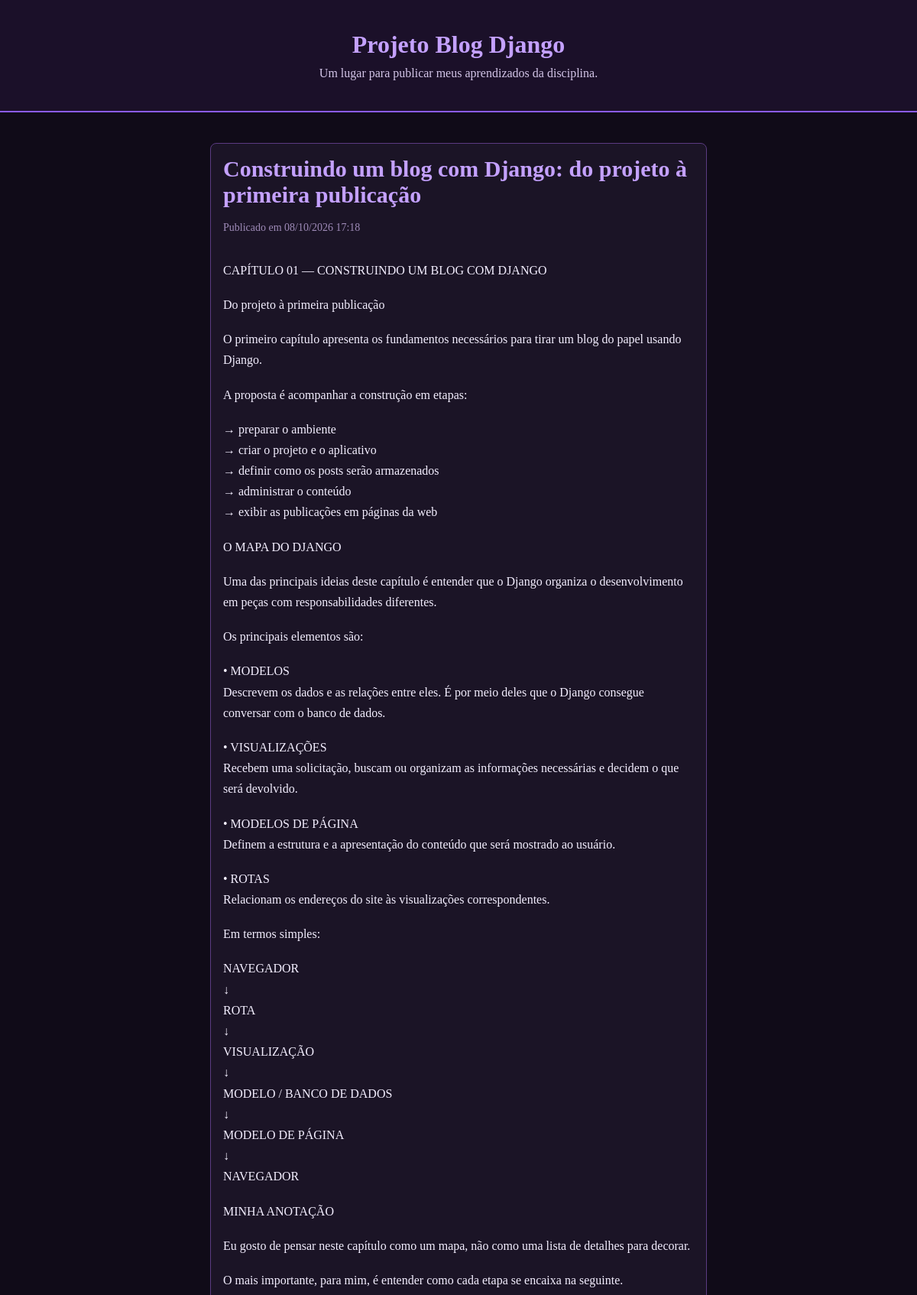
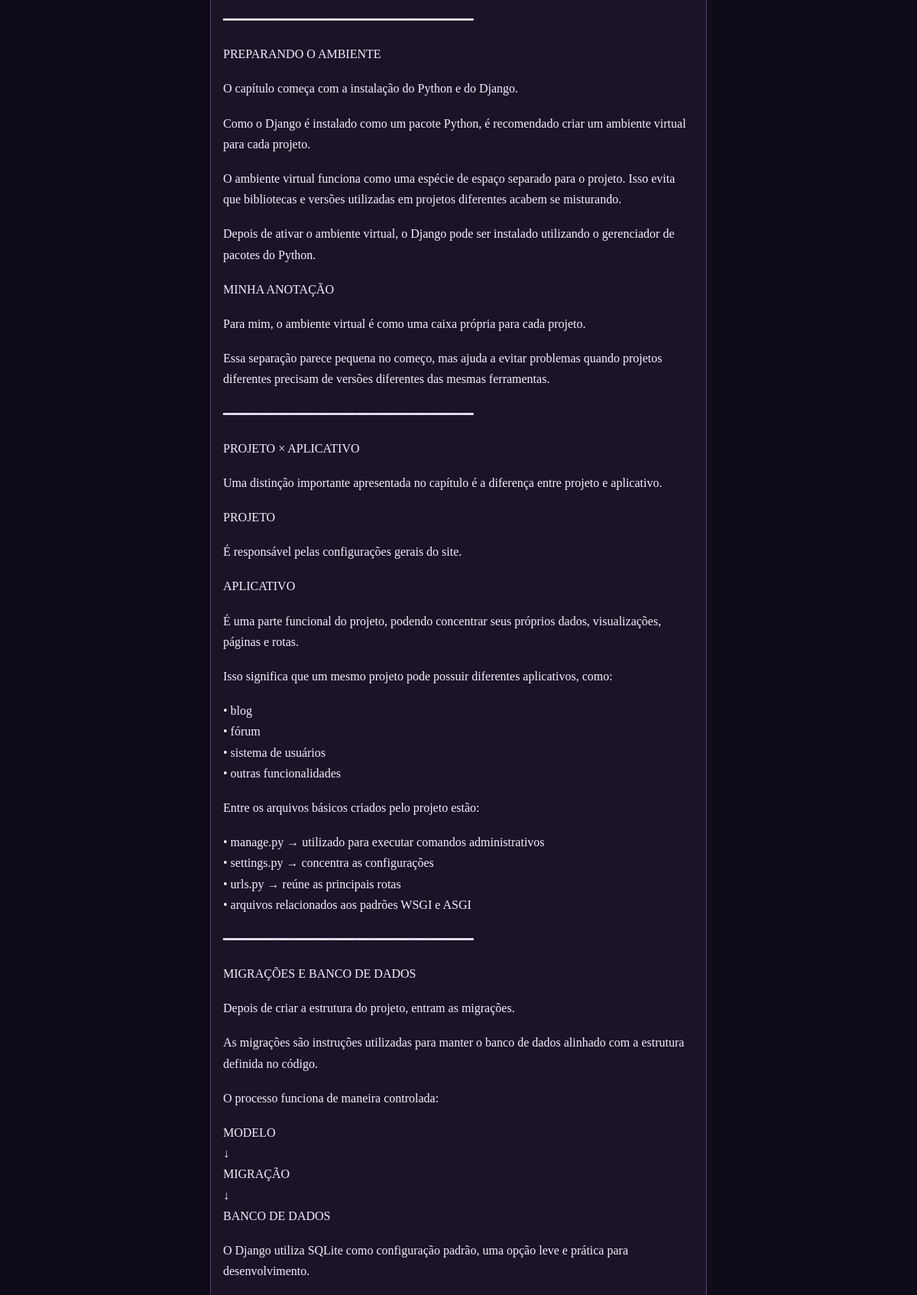
The app's page /post/1/ (upper part) with its own data (2 pictures, top to bottom).
### blog/models.py (models this page shows, shortened)
class Post(models.Model):
    titulo = models.CharField(max_length=200)
    conteudo = models.TextField()
    criado_em = models.DateTimeField(auto_now_add=True)
    atualizado_em = models.DateTimeField(auto_now=True)
    publicado = models.BooleanField(default=True)

### blog/views.py (the view)
# urls.py: path('post/<int:post_id>/', post_detalhe, name='post_detalhe'),]
def post_detalhe(request, post_id):
    post = Post.objects.get(id=post_id)
    if request.method == 'POST':
        form = ComentarioForm(request.POST)
        if form.is_valid():
            comentario = form.save(commit=False)
            comentario.post = post
            comentario.save
    else:
        form = ComentarioForm()
    return render(
        request,
        'blog/post_detalhe.html',
        {
            'post': post,
            'form': form,
        }
    )

### blog/templates/blog/post_detalhe.html (shortened to what this page needs)
{% extends 'blog/base.html' %}
{% block conteudo %}
    <article class="post-detalhe">
        <h2>{{ post.titulo }}</h2>
        <p class="data-post">
            Publicado em {{ post.criado_em|date:"d/m/Y H:i" }}
        </p>
        <div class="conteudo-post">
            {{ post.conteudo|linebreaks }}
        </div>
    </article>
{% endblock %}

### blog/static/blog/css/style.css (style rules this page uses)
body { margin: 0; background-color: #100b18; color: #f4efff; font-family: "Times New Roman", serif; }
section, article { padding: 16px; background-color: #1b1426; border: 1px solid #5b3b82; border-radius: 8px; }
article { margin-top: 24px; transition: transform 0.2s ease, box-shadow 0.2s ease; }
h2, h3 { color: #c4a1ff; }
article p { line-height: 1.7; }
.post-detalhe { margin-top: 0; }
.post-detalhe h2 { font-size: 30px; margin-top: 0; margin-bottom: 8px; }
.data-post { color: #9f8bb8; font-size: 14px; margin-bottom: 30px; }
.conteudo-post { line-height: 1.8; }
.conteudo-post p { margin-bottom: 18px; }

### records on screen
Post: titulo "Construindo um blog com Django: do projeto à primeira publicação", criado_em "08/10/2026 17:18", conteudo "CAPÍTULO 01 — CONSTRUINDO UM BLOG COM DJANGO Do projeto à primeira publicação O primeiro capítulo apresenta os fundamentos necessários para tirar um blog do papel usando Django. A proposta é acompanhar a construção em etapas: → preparar o ambiente → criar o projeto e o aplicativo → definir como os posts serão armazenados → administrar o conteúdo → exibir as publicações em páginas da web O MAPA DO DJANGO Uma das principais ideias deste capítulo é entender que o Django organiza o desenvolvimento em peças com responsabilidades diferentes. Os principais elementos são: • MODELOS Descrevem os dados e as relações entre eles. É por meio deles que o Django consegue conversar com o banco de dados. •…"
